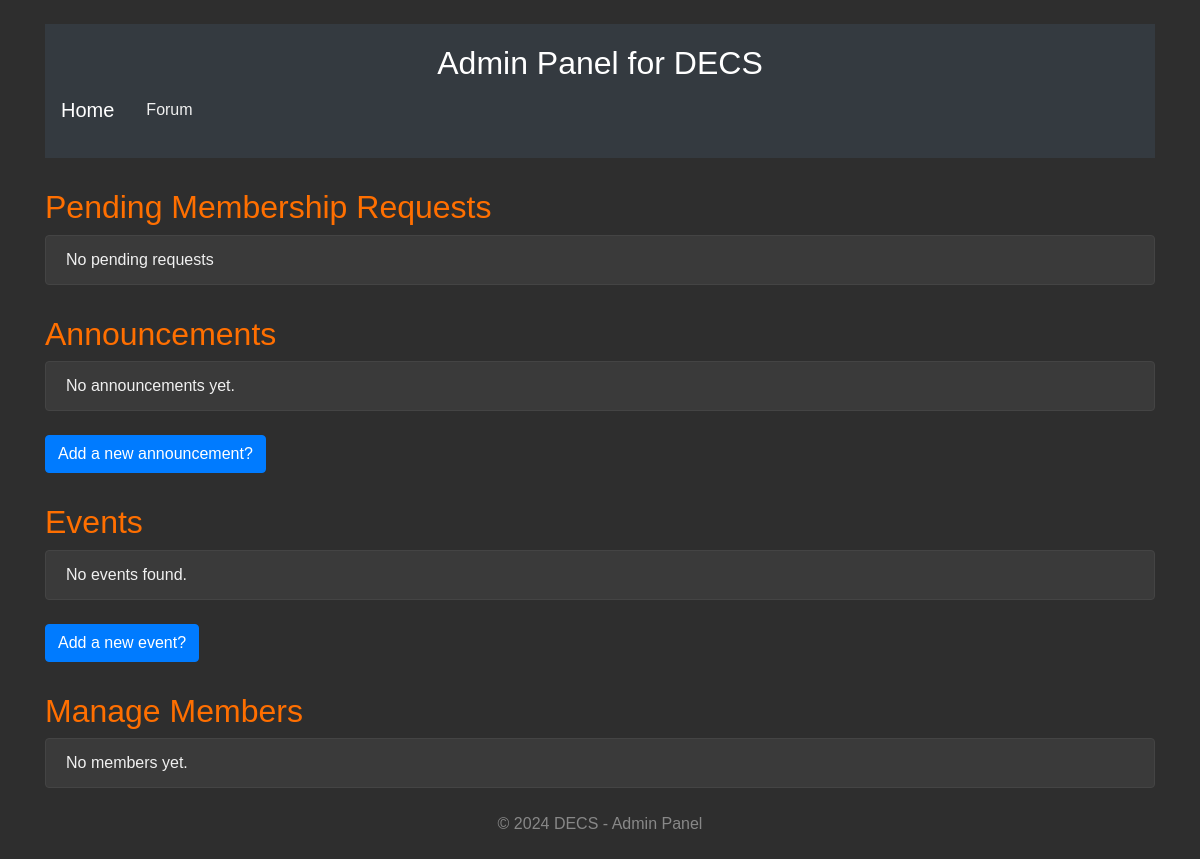
The page /adminpanel/ (signed in) on the database as committed earlier.
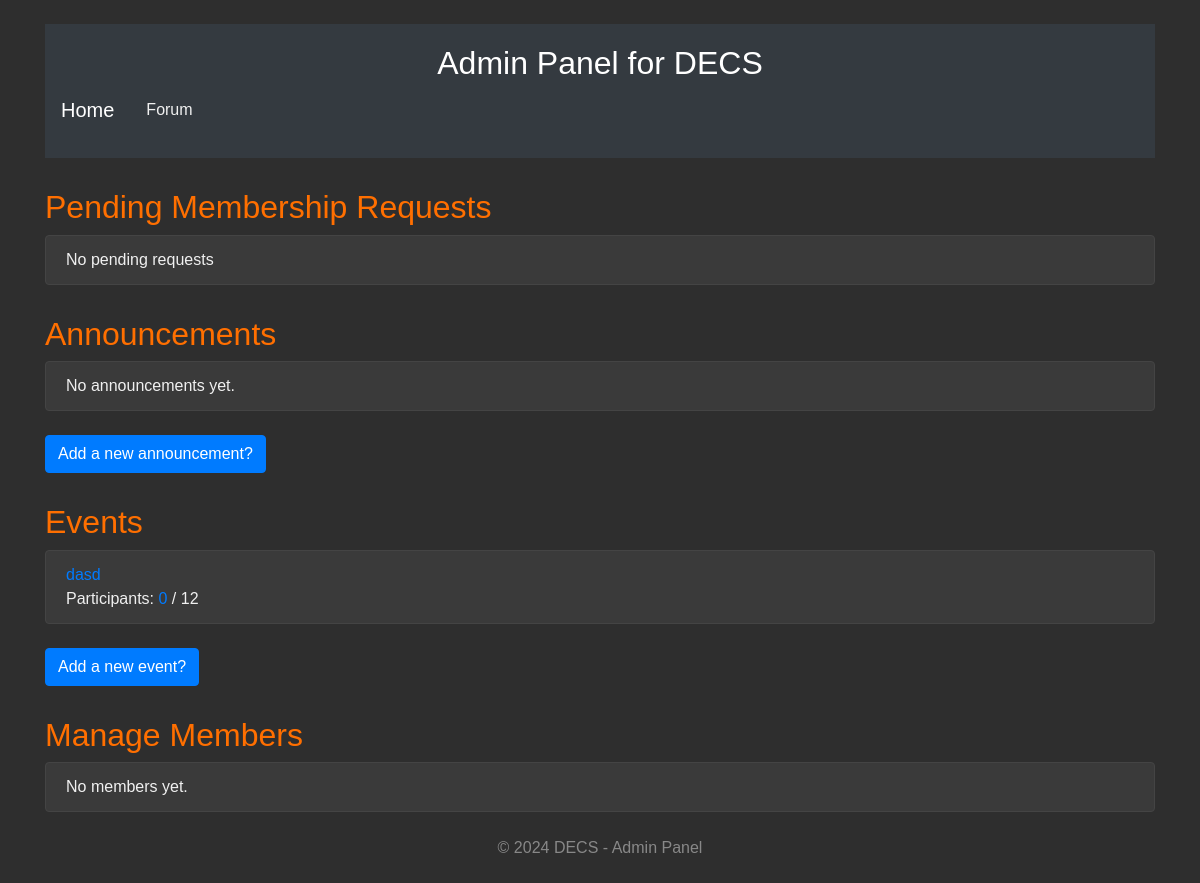
The same page on the database as committed later.
### Society/models.py (models this page shows, shortened)
class Event(models.Model):
    society = models.ForeignKey(Society, on_delete=models.CASCADE, related_name="events")
    title = models.CharField(max_length=255)
    description = models.TextField()
    date = models.DateField()
    venue = models.CharField(max_length=255)
    created_at = models.DateTimeField(auto_now_add=True)
    created_by = models.ForeignKey(CustomUser, on_delete=models.CASCADE)
    image = models.ImageField(upload_to='events/images/', blank=True, null=True)
    video = models.FileField(upload_to='events/videos/', blank=True, null=True)
    is_participating_event = models.BooleanField(default=False)
    max_participants = models.PositiveIntegerField(null=True, blank=True)
    participants = models.ManyToManyField(CustomUser, related_name="participating_events", blank=True)
    banned_participants = models.ManyToManyField(CustomUser, related_name='banned_events', blank=True)
    def remaining_slots(self):
        if self.is_participating_event:
            return self.max_participants - self.participants.count()
        return None

### Society/views.py (the view)
# urls.py: path('adminpanel/',sviews.admin_panel,name='apanel'),
@login_required
@login_required
def admin_panel(request):
    user_societies = Society.objects.filter(admins=request.user)
    current_society = user_societies.first()
    if not current_society:
        return render(request, 'home')
    pending_requests = MembershipRequest.objects.filter(society=current_society, status='pending')
    announcements = current_society.announcements.all()
    events = current_society.events.all()
    members = current_society.members.all()
    admins = current_society.admins.all()
    event_participation = [
        {
            'event': event,
            'participants_count': event.participants.count(),
            'remaining_slots': event.remaining_slots(),
        }
        for event in events
    ]
    context = {
        'current_society': current_society,
        'pending_requests': pending_requests,
        'announcements': announcements,
        'event_participation': event_participation,
        'members': members,
        'admins': admins,
    }
    return render(request, 'admin_panel.html', context)

### Templates/admin_panel.html (shortened to what this page needs)
<!DOCTYPE html>
<html lang="en">
<head>
    <link rel="stylesheet" href="https://stackpath.bootstrapcdn.com/bootstrap/4.5.2/css/bootstrap.min.css">
</head>
<body>
    <div class="container">
        <header class="my-4">
            <h1 class="text-center">Admin Panel for {{ current_society.name }}</h1>
            <nav class="navbar navbar-expand-lg navbar-dark bg-dark">
                <a class="navbar-brand" href="{% url 'home' %}">Home</a>
                <a class="nav-link" href="{% url 'forumhome' %}">Forum</a>
            </nav>
        </header>
        <section>
            <h2>Pending Membership Requests</h2>
            <ul class="list-group mb-4">
                {% for request in pending_requests %}
                    <li class="list-group-item d-flex justify-content-between align-items-center">
                        {{ request.user.username }}
                        <a href="{% url 'viewmember' request.id %}" class="btn btn-info btn-sm">View Application</a>
                    </li>
                {% empty %}
                    <li class="list-group-item">No pending requests</li>
                {% endfor %}
            </ul>
            <h2>Announcements</h2>
            <ul class="list-group mb-4">
                {% for announcement in announcements %}
                    <li class="list-group-item">{{ announcement.title }} <small class="text-muted">({{ announcement.created_at }})</small></li>
                {% empty %}
                    <li class="list-group-item">No announcements yet.</li>
                {% endfor %}
            </ul>
            <a href="{% url 'create_announcement' current_society.id %}" class="btn btn-primary">Add a new announcement?</a>
            <h2>Events</h2>
            <ul class="list-group mb-4">
                {% for event_detail in event_participation %}
                    <li class="list-group-item">
                        <a href="{% url 'event_detail' event_detail.event.id %}">{{ event_detail.event.title }}</a><br>
                        Participants:
                        <a href="{% url 'event_participants' event_detail.event.id %}">{{ event_detail.participants_count }}</a> /
                        {% if event_detail.event.max_participants %}
                            {{ event_detail.event.max_participants }}
                        {% else %}
                            None
                        {% endif %}
                    </li>
                {% empty %}
                    <li class="list-group-item">No events found.</li>
                {% endfor %}
            </ul>
            <a href="{% url 'create_event' current_society.id %}" class="btn btn-primary">Add a new event?</a>
            <h2>Manage Members</h2>
            <ul class="list-group mb-4">
                {% for member in current_society.members.all %}
                    <li class="list-group-item d-flex justify-content-between align-items-center">
                        {{ member.user.username }}
                        <a href="{% url 'view_member_profile' member.id %}" class="btn btn-info btn-sm">View Profile</a>
                    </li>
                {% empty %}
                    <li class="list-group-item">No members yet.</li>
                {% endfor %}
            </ul>
        </section>
    </div>
    <footer class="my-4">
        <p>&copy; 2024 {{ current_society.name }} - Admin Panel</p>
    </footer>
</body>
</html>

Rows that differ between the two databases and show on the page:
added Event: event "dasd", participants_count "0", event.max_participants "12"
Other text that changed with them:
text no longer shown: "No events found."
